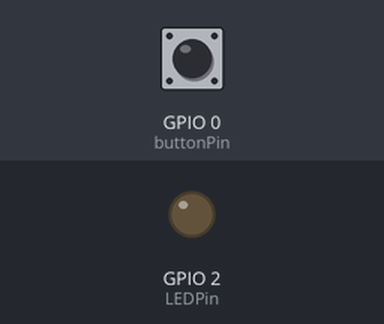
A sketch run on a simulated ESP32. Parts: output pins drawn as LEDs (lit = HIGH). Inputs (shaded band) come from the test bench; at power-on: GPIO 0 (buttonPin) HIGH. WiFi joins after 1.5 s; servers stay silent unless stated; what the sketch prints to the serial monitor is not drawn.

Above: at 2.7 s.
2.8 s: GPIO 0 (buttonPin) pulled LOW for 3.2 s
At 7.1 s:
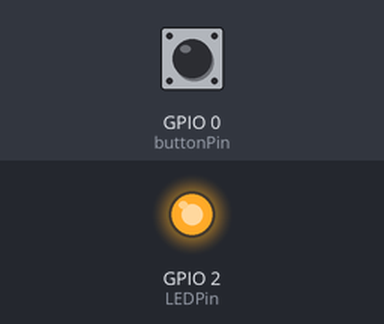
7.8 s: GPIO 0 (buttonPin) pulled LOW for 0.15 s
At 8.6 s:
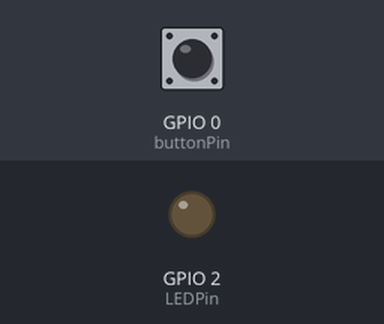
Timing chart, 0 to 10.8 s (numbered marks = the images above; inputs shaded):
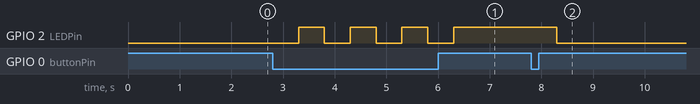

Measured:
- after the input at 2.8 s, GPIO 2 (LEDPin): alternates HIGH for 0.50 s and LOW for 0.50 s, 7 changes in all, then stays HIGH, starting after 0.50 s
- after the input at 7.8 s, GPIO 2 (LEDPin): HIGH → LOW after 0.50 s

The sketch:

socketIo2.ino
```cpp
#include <SocketIoClient.h>
#include <WiFi.h>

/////////////////////////////////////
////// USER DEFINED VARIABLES //////
///////////////////////////////////
/// WIFI Settings ///
const char* ssid     = "abhi.sreeJ7";
const char* password = "abhilash";

/// Socket.IO Settings ///
char host[] = "192.168.43.166"; // Socket.IO Server Address
int port = 4000; // Socket.IO Port Address
char path[] = "/socket.io/?transport=websocket"; // Socket.IO Base Path
bool useSSL = false; // Use SSL Authentication
const char * sslFingerprint = "";  // SSL Certificate Fingerprint
bool useAuth = false; // use Socket.IO Authentication
const char * serverUsername = "socketIOUsername";
const char * serverPassword = "socketIOPassword";

/// Pin Settings ///
int LEDPin = 2;
int buttonPin = 0;


/////////////////////////////////////
////// ESP32 Socket.IO Client //////
///////////////////////////////////

SocketIoClient webSocket;
WiFiClient client;

bool LEDState = false;


void socket_Connected(const char * payload, size_t length) {
  Serial.println("Socket.IO Connected!");
  webSocket.emit("user", payload);
}

void socket_statusCheck(const char * payload, size_t length) {
  char* message = "\"OFF\"";
  if (!LEDState) {
    message = "\"ON\"";
  }
  webSocket.emit("status", message);
}

void socket_event(const char * payload, size_t length) {
  Serial.print("got message: ");
  Serial.println(payload);
}

void socket_pushButton(const char * payload, size_t length) {
  LEDStateChange(!LEDState);
}

void LEDStateChange(const bool newState) {
  char* message = "\"OFF\"";
  if (!newState) {
    message = "\"ON\"";
  }
  webSocket.emit("state_change", message);
  LEDState = newState;
  Serial.print("LED state has changed: ");
  Serial.println(message);
}

void checkLEDState() {
  digitalWrite(LEDPin, LEDState);
  const bool newState = digitalRead(buttonPin); // See if button is physically pushed
  if (!newState) {
    LEDStateChange(!LEDState);
    delay(500);
  }
}

void setup() {
  Serial.begin(115200);
  delay(10);

  pinMode(LEDPin, OUTPUT);
  pinMode(buttonPin, INPUT);

  // We start by connecting to a WiFi network

  Serial.println();
  Serial.println();
  Serial.print("Connecting to ");
  Serial.println(ssid);

  WiFi.begin(ssid, password);

  while (WiFi.status() != WL_CONNECTED) {
    delay(500);
    Serial.print(".");
  }

  Serial.println("");
  Serial.println("WiFi connected");
  Serial.println("IP address: ");
  Serial.println(WiFi.localIP());

  // Setup 'on' listen events
  webSocket.on("connection", socket_Connected);
  webSocket.on("event", socket_event);
  webSocket.on("status", socket_statusCheck);
  webSocket.on("state_change_request", socket_pushButton);

  // Setup Connection
  if (useSSL) {
    webSocket.beginSSL(host, port, path, sslFingerprint);
  } else {
    webSocket.begin(host, port, path);
  }

  // Handle Authentication
  if (useAuth) {
    webSocket.setAuthorization(serverUsername, serverPassword);
  }
}

void loop() {
  webSocket.loop();
  checkLEDState();
}
```
